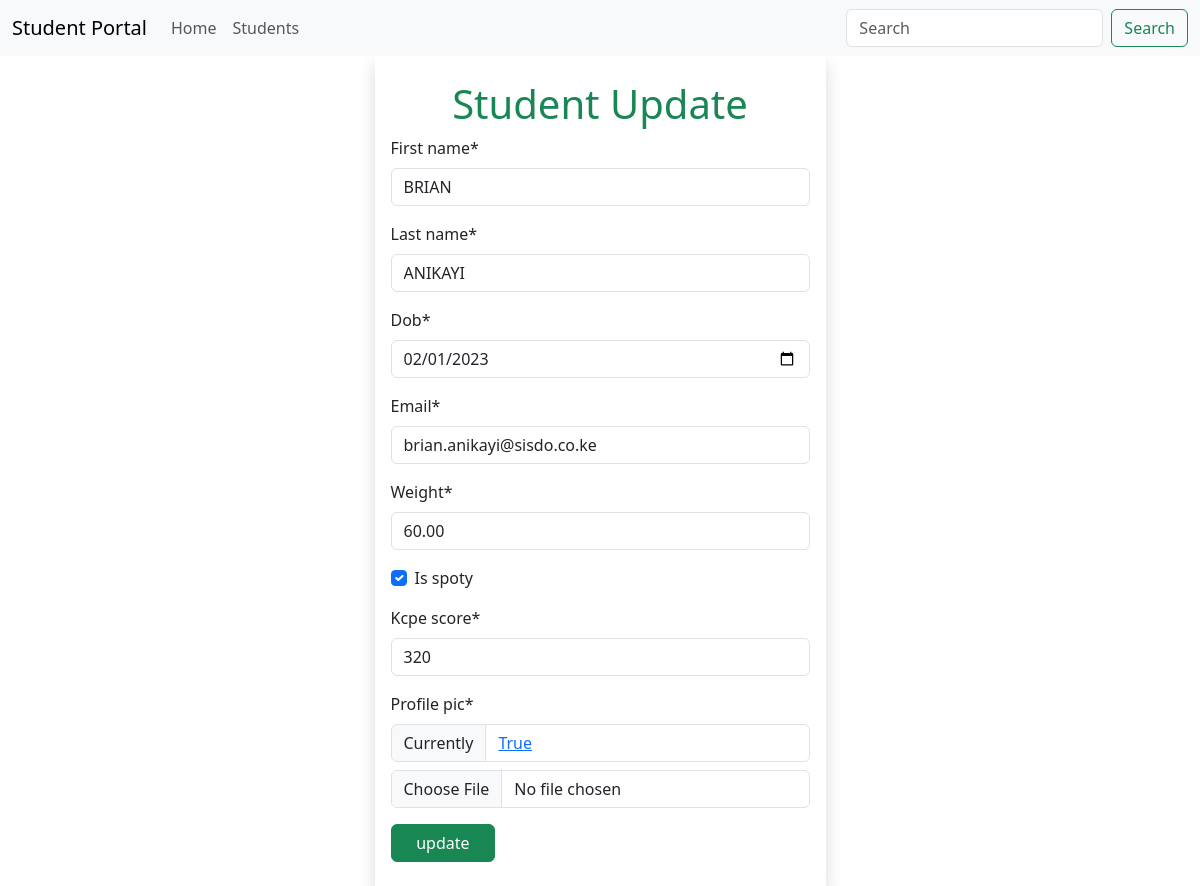
/students/update/1 (signed in), run on an earlier commit of the app's database.
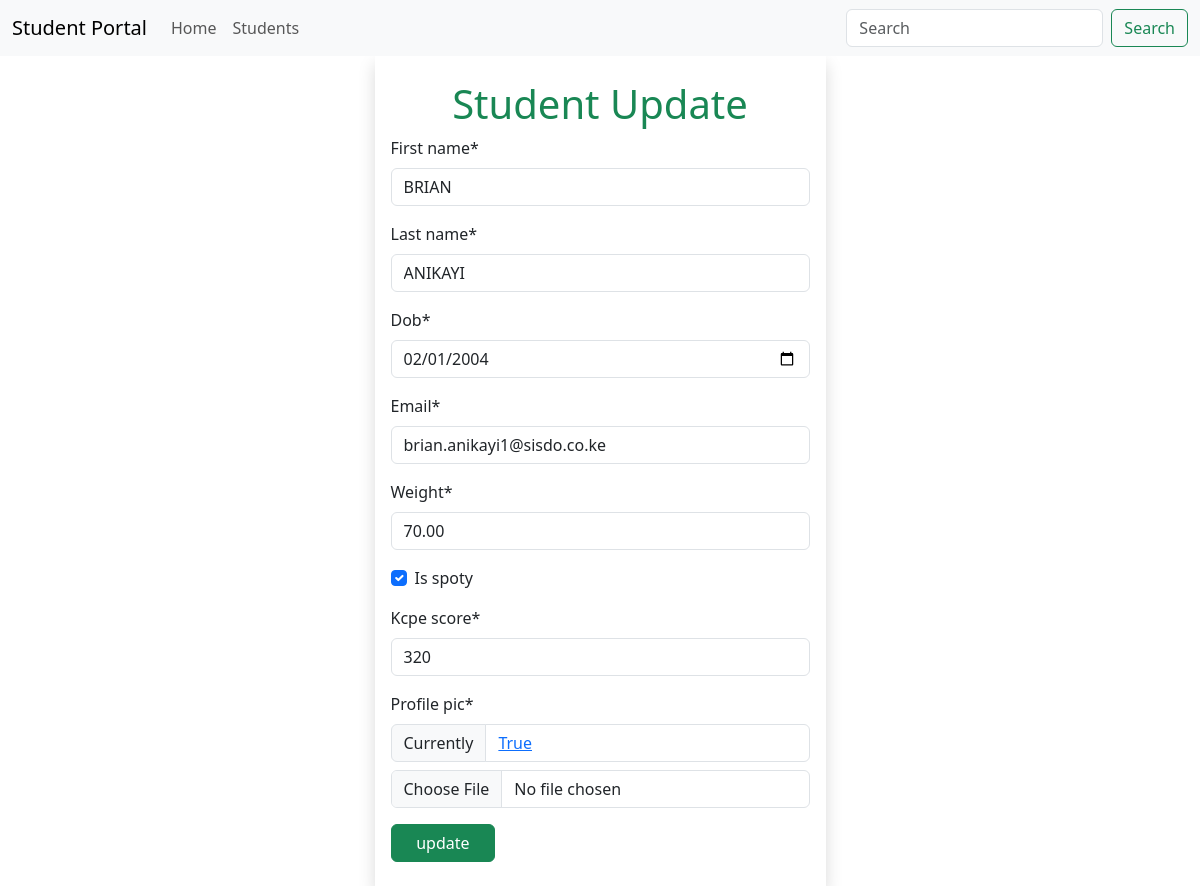
And on a later commit of the database.
### main_app/models.py (models this page shows, shortened)
class Student(models.Model):
    first_name = models.CharField(max_length=25)
    last_name = models.CharField(max_length=25)
    dob = models.DateTimeField()
    email = models.EmailField(unique=True)
    weight = models.DecimalField(max_digits=5, decimal_places=2)
    is_spoty = models.BooleanField(default=False)
    kcpe_score = models.IntegerField()
    profile_pic = models.ImageField(upload_to=generate_unique_name, null=True, default="students/student.png")
    created_at = models.DateTimeField(auto_now_add=True)
    updated_at = models.DateTimeField(auto_now=True)

### main_app/views.py (the view)
# urls.py: path('students/update/<int:student_id>', views.update_student, name='update'),
@login_required
def update_student(request, student_id):
    student = get_object_or_404(Student, pk=student_id)  # select*FROM students where id=1
    if request.method == 'POST':
        form = StudentForm(request.POST, instance=student)  # it does the comparison and save the file
        if form.is_valid():
            messages.success(request, f'successfully updated {student.first_name}')
            form.save()
        return redirect('details', student_id)
    else:
        form = StudentForm(instance=student)
    return render(request, 'update.html', {'form': form})

### app_forms.py
class StudentForm(forms.ModelForm):
    class Meta:
        model = Student
        fields = "__all__"
        widgets = {
            'dob': forms.DateInput(attrs={'min': '1990-01-01', 'max': '2004-12-12', 'type': 'date'}),
            'kcpe_score': forms.NumberInput(attrs={'max': 500, 'min': 0})
        }

### templates/update.html (shortened to what this page needs)
{% extends 'base.html' %}
{% load crispy_forms_filters %}
{% block content %}
    {% include 'navbar.html' %}
    <div class="container">
        <div class="row justify-content-center ">
            <div class='col-sm-5'>
                <form action="{{ request.path }}" method="POST" class="shadow px-3 py-4" enctype="multipart/form-data">
                    <h1 class="text-center text-capitalize text-success">Student update</h1>
                    {{ form | crispy }}
                    <button class="btn btn-success w-25">update</button>
                </form>
            </div>
        </div>
    </div>
{% endblock %}

What changed in the data, as far as the page shows it:
changed Student "BRIAN": dob "02/01/2023" → "02/01/2004"; email "brian.anikayi@sisdo.co.ke" → "brian.anikayi1@sisdo.co.ke"; weight "60.00" → "70.00"
